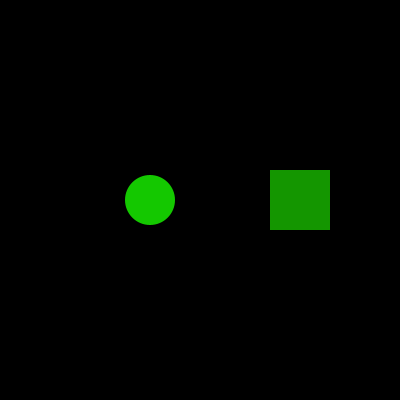
Frame 1 (no input)
Frame 60 (the mouse pressed at the canvas centre just before this capture): identical to frame 1, image omitted
Frame 120 (the mouse held since frame 60 and released just before this capture): identical to frame 1, image omitted

The Processing sketch that drew this single still picture (run headless with seeded random() and noise(); from frame 60 on, the mouse is pressed at the canvas centre):

// Processing sketch: processing_69118
// ── processing_69118.pde

/* par Xavier Lévesque le 7 septembre 2012
*/
float rads=0;
float cbLigne1=0;
float cbLigne=0;
float incrementation1 = TWO_PI/60;

int etatRect = 0;
int etatCercle1 = 0;

//void--------------------
void setup() {
  size(400,400);
  smooth();
}

//void--------------------
void mousePressed(){  
  if (dist(mouseX, mouseY, 150, 200) < 30) {
    
//BOUTON CERCLE
if (etatCercle1 == 0) {
  etatCercle1 = 1;
}

else {
  etatCercle1 = 0;
  
}
  }
  
//BOUTON RECTANGLE
if (mouseX > 300-30 && mouseX < 300 + 30 && mouseY < 200+30 && mouseY > 200-30) {
  etatRect = 1;
  
}
}

//void--------------------
void mouseReleased() {
  etatRect = 0;
}

//void--------------------
void draw() {
  background(0);
  
  //LIGNES
  float incRayon = 0;
  while (incRayon < cbLigne) {
    stroke (222,199,212);
    line(0, incRayon, 400, incRayon);  
    incRayon +=15;
  }
  
//RECTANGLE INTERACTION

if (etatRect == 0){
  fill (20,150,0);
  if (cbLigne> 0)
  cbLigne -= 10;
  
}
else {
  fill (20,100,150);
  if (cbLigne < 400)
  cbLigne +=10;
  
}
rectMode(CENTER);
noStroke();
rect(300,200,60,60);

//CERCLEINTER

 if ( etatCercle1 == 0)
 {
   fill(20,200,0);
    
   if (cbLigne1 > 0) { cbLigne1 = cbLigne1 - 0.1;
    
   }
 }
  
 else
 {
   fill(20,200,200);
    
   if (cbLigne1 < TWO_PI) { 
     cbLigne1 +=0.07;
   }
 }
 
 //DRAW CERCLE
 noStroke();
 ellipse (150, 200, 50,50);
  
//DRAW LES LIGNES AUTOUR DU CERCLE
fill(24,24,24);
rads = 0;
while (rads < cbLigne1) {
  float sommetX1, sommetY1, sommetX2, sommetY2;
  stroke (200,200,140);
  strokeWeight(2);
   
  sommetX1 = 150 +cos(rads) * 45;
  sommetY1 = 200 + sin(rads) *45;
  sommetX2 = 150 + cos(rads) *75;
  sommetY2 = 200 + sin(rads) *75;
  line(sommetX2, sommetY1, sommetX2, sommetY2);
  rads += incrementation1;
}
}
